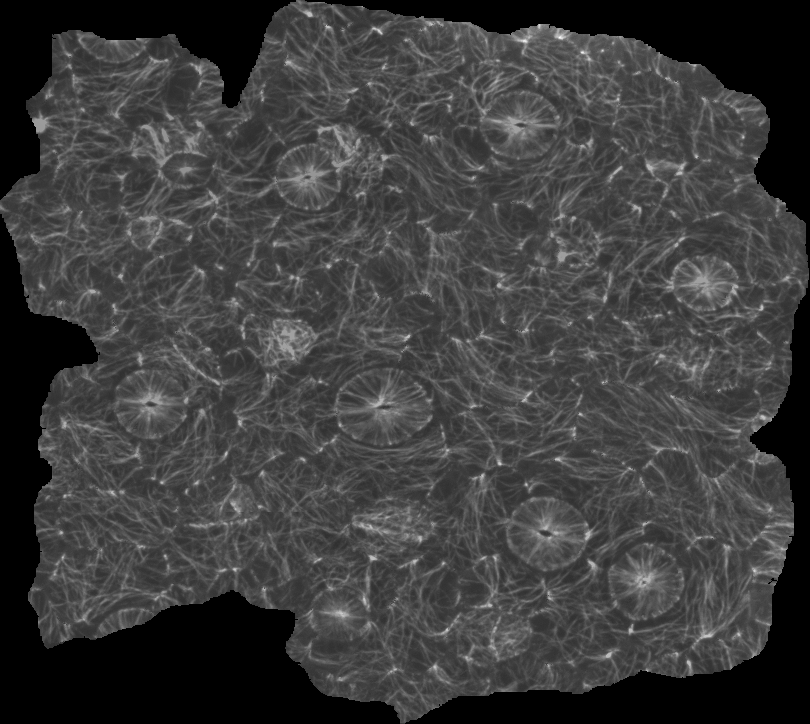
%> input picture example data/Microtubules_mCHERRYTUA5_WT_48h_S1_SMP-based MIP.tif, 810 x 724 px
$ octave A_Cell_Contour_Extraction_commented_29032021.m   (GNU Octave 9; MATLAB toolbox functions it lacks are replaced by stand-ins)
%> lines starting %> are read from the running program, lines starting %| are printed output that depends on the picture
%% Clear workspace
    clear all
    close all

%% Ask for plasma membrane (e.g. LTi6B-GFP marker) and microtubule (mCHERRY-TUA5) image or z-stack
    [FileName1 PathName1] = uigetfile('*.TIF', 'Select TIFF containing cell outlines');
%> the answer given: ../example data/Microtubules_mCHERRYTUA5_WT_48h_S1_SMP-based MIP.tif
    info = imfinfo([PathName1 '/' FileName1]);
    num_images = numel(info);
    [FileName2 PathName2] = uigetfile('*.TIF', 'Select TIFF containing microtubules');
%> the answer given: ../example data/Plasma Membrane_LTIi6b-GFP_WT_48h_S1_MIP.tif
    info2 = imfinfo([PathName2 '/' FileName2]);
    num_images2 = numel(info2);

%% Import image/z-stack
    Image1_raw = zeros(info(1).Height, info(1).Width);
    Image2_raw = zeros(info(1).Height, info(1).Width);
    for k = 1:1:num_images
        I1 = imread([PathName1 FileName1], k);
%> I1 is the input picture: size 724x810 uint16; min 0, max 46943, mean 11300.9
        I2 = imread([PathName2 FileName2], k);
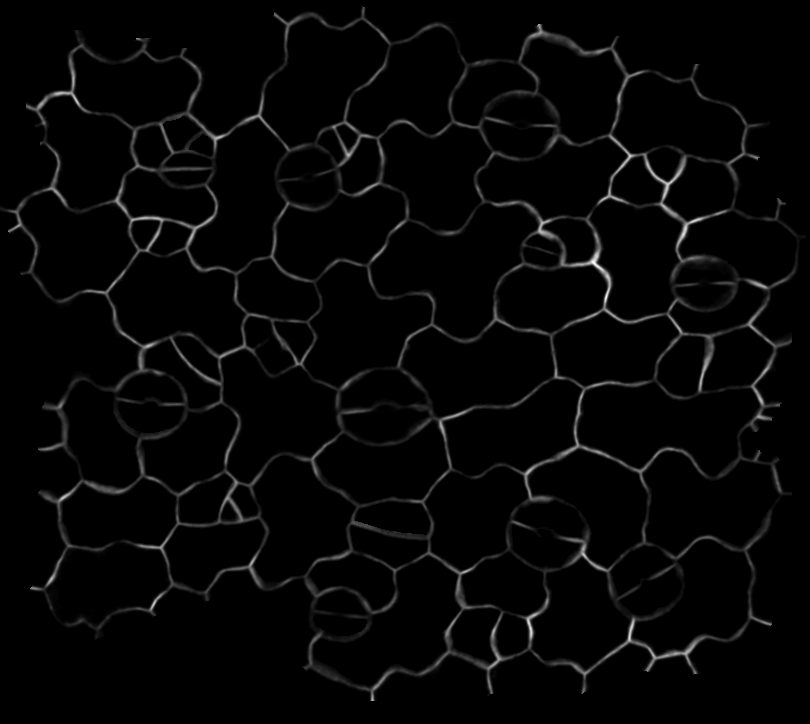
%> input picture example data/Plasma Membrane_LTIi6b-GFP_WT_48h_S1_MIP.tif, 810 x 724 px
%> I2 is the input picture: size 724x810 uint16; min 0, max 65535, mean 1572.9
        Image1_raw(:,:,k)= I1;
        Image2_raw(:,:,k)= I2;
        k
    end
    [rows, columns, nSlices] = size(Image1_raw);
%> rows = 724; columns = 810; nSlices = 1

%% Use 16-bit scale
    I1 = round(im2double(I1)*2^16);
%> I1: size 724x810 double
    I2 = round(im2double(I2)*2^16);
%> I2: size 724x810 double

%% Calculate maximum intensity projection (MIP) of both images/z-stacks
    MIP_Image1 = max(Image1_raw, [],3);
    MIP_Image2 = max(Image2_raw, [],3);

%% Save plasma membrane and microtubule MIPs
    imwrite(uint16(MIP_Image1), [PathName1 '\A_' num2str(FileName1(1:end-4)) '_MIP.TIF']);
    imwrite(uint16(MIP_Image2), [PathName1 '\C_' num2str(FileName2(1:end-4)) '_MIP.TIF']);

%% Create watershed image
    L = watershed(Image1_raw);
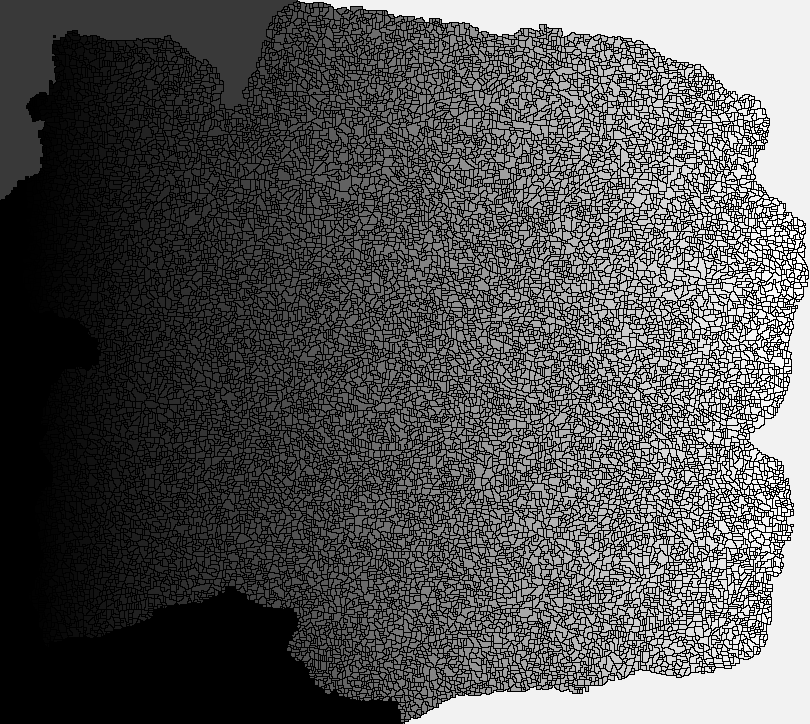
%> L: size 724x810 uint16; min 0, max 17469, mean 5833; drawn with min black and max white
    Lrgb = label2rgb(L, 'jet', 'w', 'shuffle');
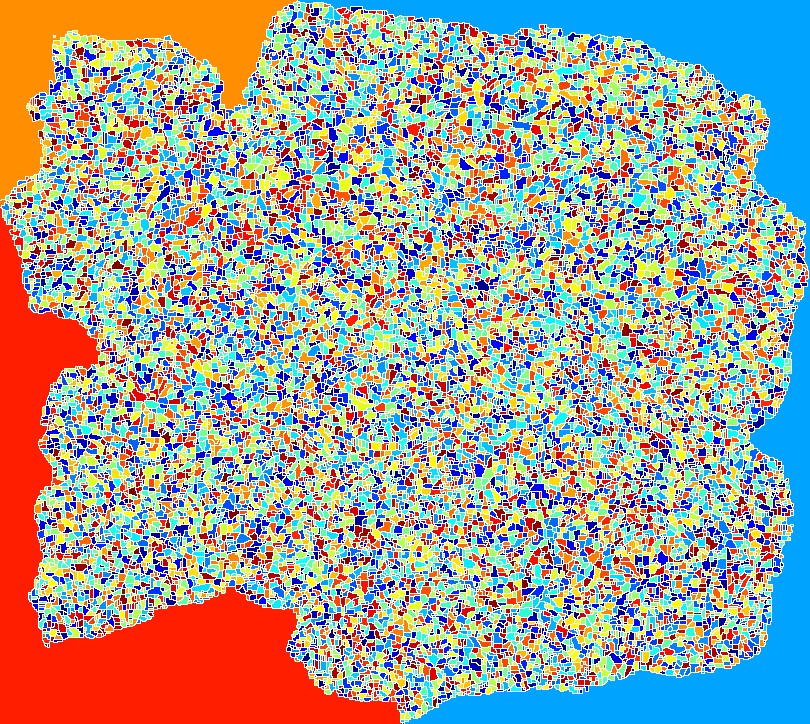
%> Lrgb: size 724x810x3 uint8; mean R, G, B 166.5, 162.2, 159.5

%% Save watersheded cell outlines (initial detection)
    imwrite(uint16(L), [PathName1 '\E_' num2str(FileName2(1:end-4)) '_WATERSHED_INIT.TIF']);

%% Figure B - Watershed figure with plasma membrane overlaid
    figure(3)
    imshow(MIP_Image1, [1*mean(mean(MIP_Image1)) 3*mean(mean(MIP_Image1))]);
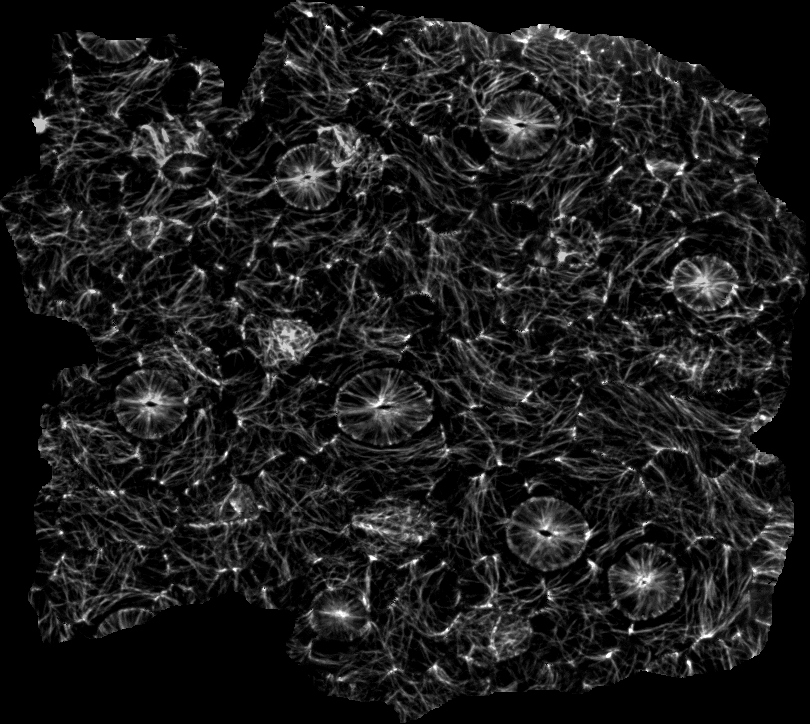
%> displayed picture: size 724x810, on the screen's scale of 0 to 255; min 0, max 255, mean 27.7
    hold on
    himage = imshow(Lrgb);
    himage.AlphaData = 0.33;
    title('Wathershed superimposed on plasma membrane signal')
%> figure, not shown here; its title reads 'Wathershed superimposed on plasma membrane signal'
    saveas(gcf,[PathName1 '\B_' num2str(FileName1(1:end-4)) '_Watershed'], 'jpeg');
    close figure 3

%% Figure D - Watershed figure with microtubules overlaid
    figure(4)
    imagesc(MIP_Image2);
    hold on
    himage = imshow(Lrgb);
    himage.AlphaData = 0.33;
    title('Wathershed superimposed on microtubule signal')
%> figure, not shown here; its title reads 'Wathershed superimposed on microtubule signal'
    saveas(gcf,[PathName1 '\D_' num2str(FileName2(1:end-4)) '_Watershed'], 'jpeg');
    close figure 4

%% Remove falsely detected borders in initial watershedded cell outlines
    imagesc(L)
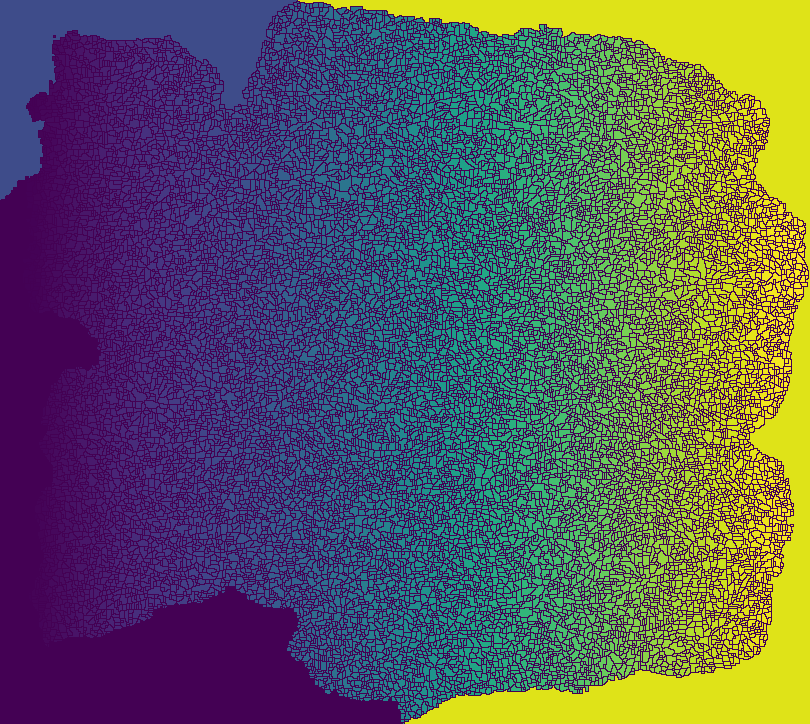
%> displayed picture: size 724x810x3, on the screen's scale of 0 to 255; mean R, G, B 89.2, 89.5, 92.8
    msgbox('Use zoom to navigate in- and out of image. Select two cells that should be merged! Do one pair at a time','Advice!');
    L_new_1 = L;
    button = 1;
    while button == 1;
        imagesc(L_new_1)
        zoom on;
        pause() % you can zoom with your mouse and when your image is okay, you press any key
        zoom off; % to escape the zoom mode
%> (the run ends here)
